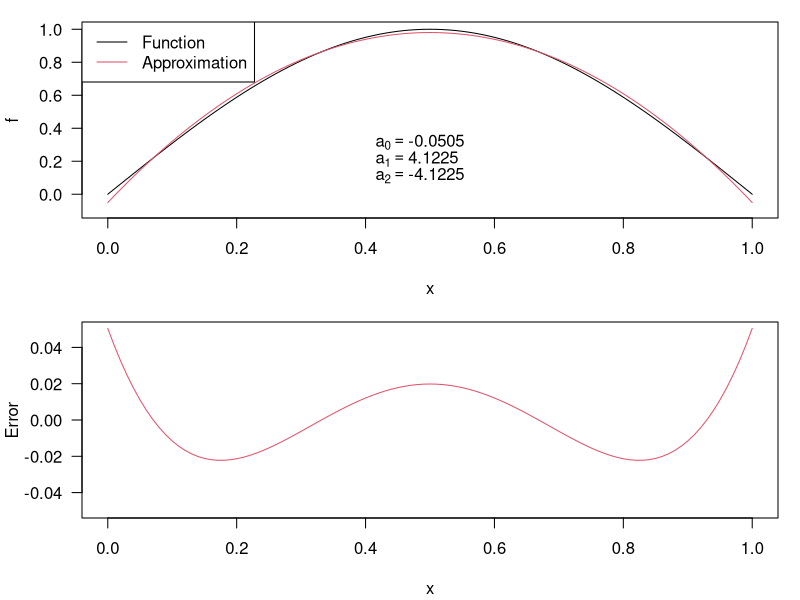

R code for this plot:
a <- 0
b <- 1
f <- function(x)sin(pi*x)
a11 <- integrate(function(x) 1 + 0*x, lower=a, upper=b)$value

a12 <- a21 <- integrate(function(x) x, lower=a, upper=b)$value 

a13 <- a22 <- a31 <- integrate(function(x) x^2, lower=a, upper=b)$value

a23 <- a32 <- integrate(function(x) x^3, lower=a, upper=b)$value

a33 <- integrate(function(x) x^4, lower=a, upper=b)$value


(A <- matrix(c(a11, a12, a13, a21, a22, a23, a31, a32, a33 ), 3, 3, byrow=T))

b1 <- integrate(function(x) f(x), lower=a, upper=b)$value
b2 <- integrate(function(x) x*f(x), lower=a, upper=b)$value
b3 <- integrate(function(x) x^2*f(x), lower=a, upper=b)$value
b <- matrix(c(b1, b2, b3), 3, 1)

cs <- solve(A, b)

file <- T
if(file)pdf("example-8-2-1.pdf", height=10, width=5)
par(mfrow=c(2, 1), mar=c(4.1, 4.1, 1.1, 1.1))
plot(f, xlim=c(0, 1), ylim=c(-0.1, 1), las=1)
plot(function(x) cs[1] + cs[2]*x + cs[3]*x^2, xlim=c(0, 1), col=2, add=T)
for(i in 1:3)text(0.4, 0.4-0.1*i, bquote(a[.(i-1)]==.(round(cs[i], 4))), pos=4)
legend("topleft", c("Function", "Approximation"), col=c(1, 2), lwd=1, bg="white")

plot(function(x) f(x) - (cs[1] + cs[2]*x + cs[3]*x^2), xlim=c(0, 1), ylim=c(-0.05, 0.05), col=2, ylab="Error", las=1)
# plot(function(x) (f(x) - (cs[1] + cs[2]*x + cs[3]*x^2))^2, xlim=c(0, 1), ylim=c(-0.05, 0.05), col=2, lty=3, add=T)
if(file)dev.off()